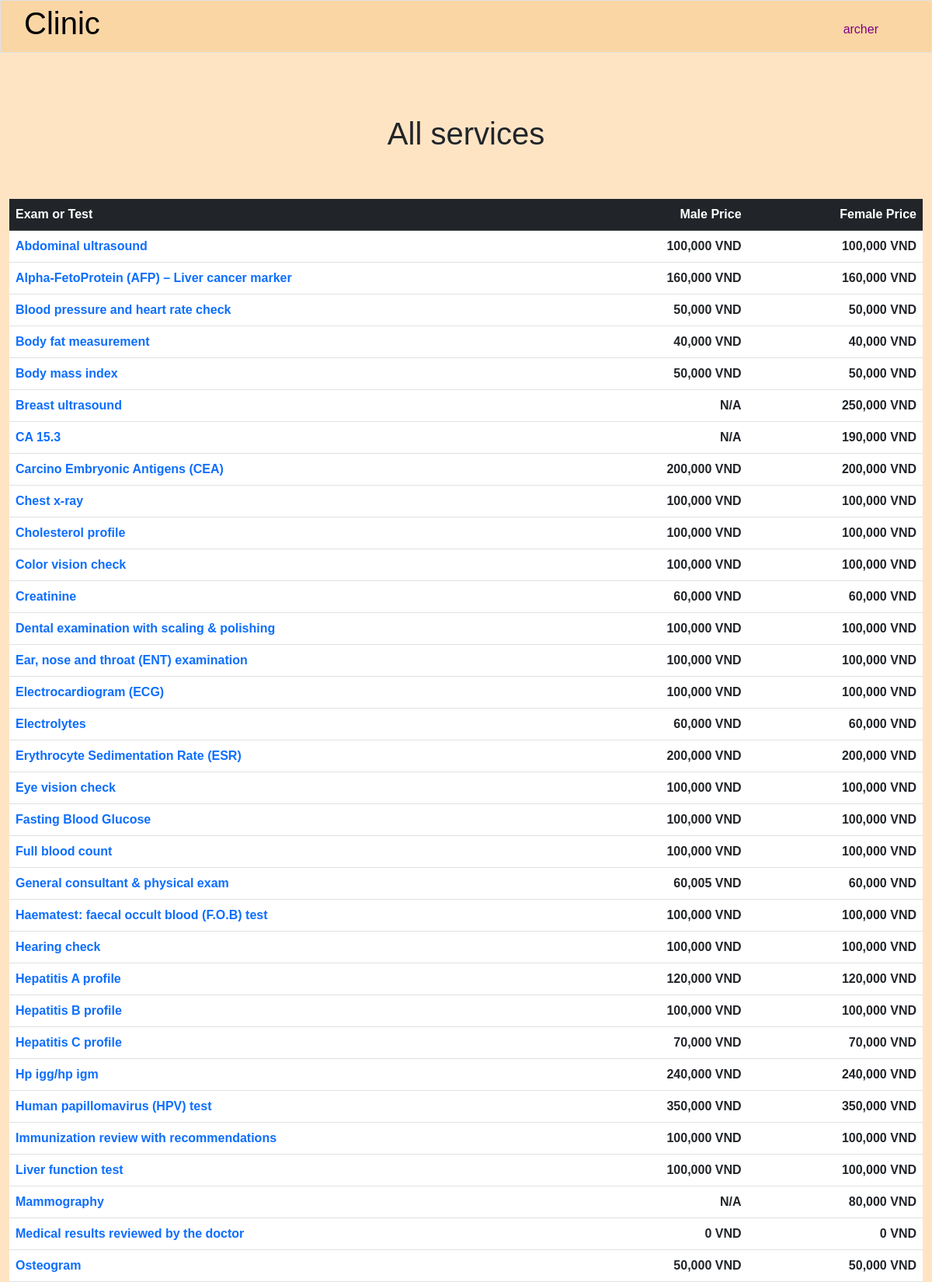
Page / (signed in, upper part) on the committed database.
### clinic/models.py (models this page shows, shortened)
class User(AbstractUser):
    class Level(models.IntegerChoices):
        GUEST = 0
        LOW = 1
        MIDDLE = 2
        TOP = 3
    management_right_level = models.IntegerField(choices=Level.choices, blank=True, null=True)

class Service(models.Model):
    name = models.CharField(max_length=255)
    benefit = models.TextField(blank=True)
    male_price = models.IntegerField(blank=True, null=True)
    female_price = models.IntegerField(blank=True, null=True)
    description = models.TextField(blank=True, null=True)
    created_by = models.ForeignKey(User, blank=True, null=True, on_delete=models.SET_NULL, related_name='add_services')
    modified_by = models.ForeignKey(User, blank=True, null=True, on_delete=models.SET_NULL, related_name='modified_services')

### clinic/views.py (the view)
# urls.py: path('', views.index, name='index'),
@login_required
def index(request):
    yay_message = request.session.get('yay_message', '')
    nay_message = request.session.get('nay_message', '')
    request.session['yay_message'] = ''
    request.session['nay_message'] = ''
    services = Service.objects.all().order_by('name')
    return render(request, "clinic/index.html", {
        "yay_message": yay_message,
        "nay_message": nay_message,
        "services": services
    })

### clinic/templates/clinic/index.html (shortened to what this page needs)
{% extends "clinic/layout.html" %}
{% load static %}
{% load humanize %}
{% block main %}
    <h1 class="text-center page-title">All services</h1>
    <div class="container-fluid">
        <table class="table table-hover">
            <thead class="table-dark">
                <tr>
                    <th style="text-align: start;">Exam or Test</th>
                    <th style="text-align: end;">Male Price</th>
                    <th style="text-align: end;">Female Price</th>
                </tr>
            </thead>
            <tbody>
                {% for service in services %}
                    <tr>
                        <td>
                            <strong><a class="service-detail-link" href="{% url 'service_detail' service_id=service.id %}">{{ service.name }}</a></strong>
                        </td>
                        <td style="text-align: end;">
                            {% if service.male_price == None %}
                                <strong>N/A</strong>
                            {% else %}
                                <strong class="price" data-price="{{ service.male_price }}">{{ service.male_price|intcomma }}</strong> <strong class="price-currency">VND</strong>
                            {% endif %}
                        </td>
                        <td style="text-align: end;">
                            {% if service.female_price == None %}
                                <strong>N/A</strong>
                            {% else %}
                                <strong class="price" data-price="{{ service.female_price }}">{{ service.female_price|intcomma }}</strong> <strong class="price-currency">VND</strong>
                            {% endif %}
                        </td>
                    </tr>
                {% empty %}
                    No service
                {% endfor %}
            </tbody>
        </table>
    </div>
{% endblock %}

### clinic/templates/clinic/layout.html (shortened to what this page needs)
{% load static %}
<!DOCTYPE html>
<html lang="en">
    <head>
        <link rel="stylesheet" href="https://cdnjs.cloudflare.com/ajax/libs/font-awesome/4.7.0/css/font-awesome.min.css">
        <link rel="stylesheet" href="{% static 'clinic/bootstrap.css' %}">
        <link rel="stylesheet" href="{% static 'clinic/styles.css' %}">
    </head>
    <body>
        {% if user.is_authenticated %}
            <nav class="navbar navbar-expand-lg navbar-custom border" id="pc-nav">
                <a class="navbar-brand" href="{% url 'index' %}"><span><h1>Clinic</h1></span></a>
                <div class="collapse navbar-collapse" id="navbar">
                    <ul class="navbar-nav ms-auto mt-2">
                        <li class="nav-item">
                            <div class="dropdown">
                                <button class="nav-link active" style="color: purple;" type="button" id="dropdownMenuButton2" data-bs-toggle="dropdown" aria-expanded="false">
                                    {{ user.username }}
                                </button>
                            </div>
                        </li>
                    </ul>
                </div>
            </nav>
        {% endif %}
        <main>{% block main %}{% endblock %}</main>
    </body>
</html>

### clinic/static/clinic/styles.css (style rules this page uses)
body { font-family: sans-serif; }
body { color: auto; background-color: bisque; }
main { min-height: 40vh; }
.navbar-custom { padding: 0 60px 0 30px; background: #FAD6A5; margin-bottom: 30px; }
.page-title { margin-bottom: 1.5em; }
.service-detail-link { text-decoration: none; }
.container-fluid { display: flex; justify-content: center; align-items: center; }
td { padding: .5em; color: orange; }

### rows in the picture
User: username "archer"
Service: name "Abdominal ultrasound", male_price "100,000", female_price "100,000"
Service: name "Alpha-FetoProtein (AFP) – Liver cancer marker", male_price "160,000", female_price "160,000"
Service: name "Blood pressure and heart rate check", male_price "50,000", female_price "50,000"
Service: name "Body fat measurement", male_price "40,000", female_price "40,000"
Service: name "Body mass index", male_price "50,000", female_price "50,000"
Service: name "Breast ultrasound", shows "N/A", female_price "250,000"
Service: name "CA 15.3", shows "N/A", female_price "190,000"
Service: name "Carcino Embryonic Antigens (CEA)", male_price "200,000", female_price "200,000"
Service: name "Chest x-ray", male_price "100,000", female_price "100,000"
Service: name "Cholesterol profile", male_price "100,000", female_price "100,000"
Service: name "Color vision check", male_price "100,000", female_price "100,000"
Service: name "Creatinine", male_price "60,000", female_price "60,000"
Service: name "Dental examination with scaling & polishing", male_price "100,000", female_price "100,000"
Service: name "Ear, nose and throat (ENT) examination", male_price "100,000", female_price "100,000"
Service: name "Electrocardiogram (ECG)", male_price "100,000", female_price "100,000"
Service: name "Electrolytes", male_price "60,000", female_price "60,000"
Service: name "Erythrocyte Sedimentation Rate (ESR)", male_price "200,000", female_price "200,000"
Service: name "Eye vision check", male_price "100,000", female_price "100,000"
Service: name "Fasting Blood Glucose", male_price "100,000", female_price "100,000"
Service: name "Full blood count", male_price "100,000", female_price "100,000"
Service: name "General consultant & physical exam", male_price "60,005", female_price "60,000"
Service: name "Haematest: faecal occult blood (F.O.B) test", male_price "100,000", female_price "100,000"
Service: name "Hearing check", male_price "100,000", female_price "100,000"
Service: name "Hepatitis A profile", male_price "120,000", female_price "120,000"
Service: name "Hepatitis B profile", male_price "100,000", female_price "100,000"
Service: name "Hepatitis C profile", male_price "70,000", female_price "70,000"
Service: name "Hp igg/hp igm", male_price "240,000", female_price "240,000"
Service: name "Human papillomavirus (HPV) test", male_price "350,000", female_price "350,000"
Service: name "Immunization review with recommendations", male_price "100,000", female_price "100,000"
Service: name "Liver function test", male_price "100,000", female_price "100,000"
Service: name "Mammography", shows "N/A", female_price "80,000"
Service: name "Medical results reviewed by the doctor", male_price "0", female_price "0"
Service: name "Osteogram", male_price "50,000", female_price "50,000"
